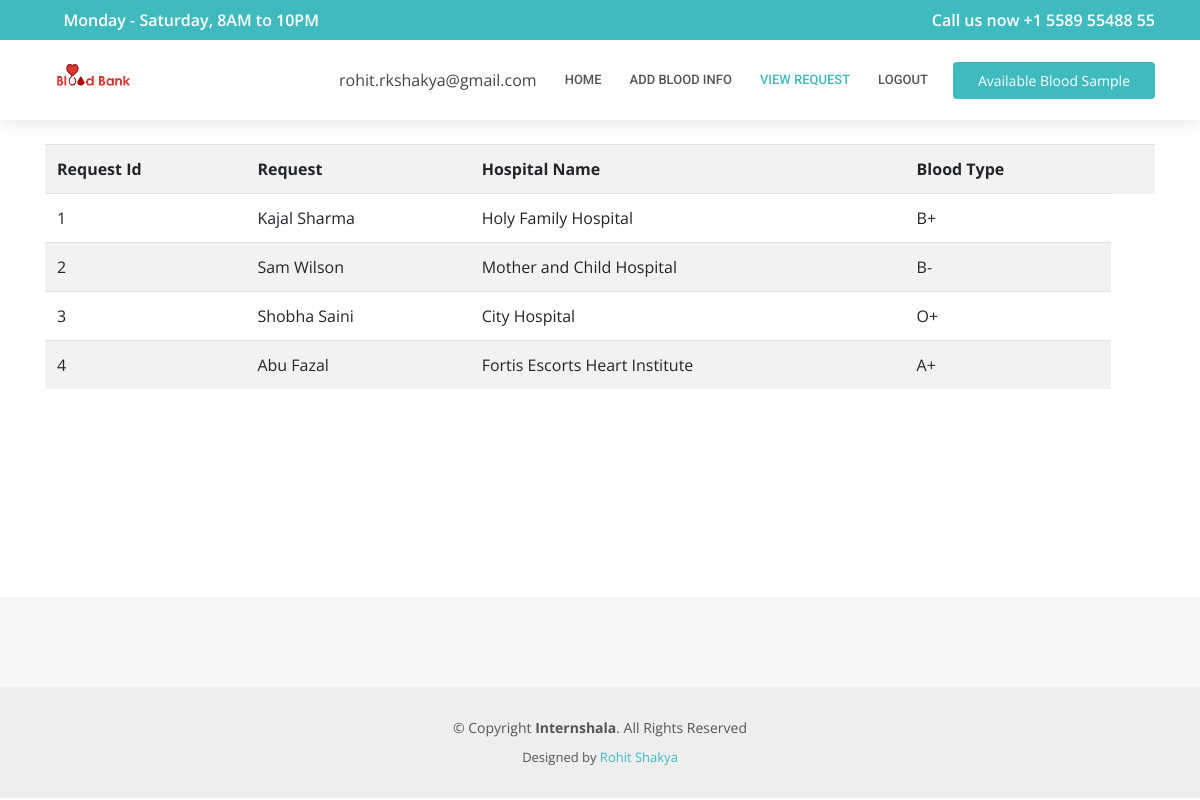
The page /pages/request.php (signed in) on the database its author committed.
### tables this page shows
CREATE TABLE IF NOT EXISTS `request` (
`request_id` int(11) NOT NULL,
  `request_name` varchar(100) ,
  `request_hospital_name` varchar(100),
  `request_blood_type` varchar(100) 
);

### pages/request.php (the view, shortened to what this page needs)
<!DOCTYPE html>
<html lang="en">
<head>
  <link href="../assets/vendor/bootstrap/css/bootstrap.min.css" rel="stylesheet">
  <link href="../assets/vendor/icofont/icofont.min.css" rel="stylesheet">
  <link href="../assets/vendor/boxicons/css/boxicons.min.css" rel="stylesheet">
  <link href="../assets/vendor/animate.css/animate.min.css" rel="stylesheet">
  <link href="../assets/vendor/owl.carousel/assets/owl.carousel.min.css" rel="stylesheet">
  <link href="../assets/vendor/venobox/venobox.css" rel="stylesheet">
  <link href="../assets/vendor/aos/aos.css" rel="stylesheet">
  <link href="../assets/css/style.css" rel="stylesheet">
</head>
<body>
  <div id="topbar" class="d-none d-lg-flex align-items-center fixed-top">
    <div class="container d-flex align-items-center justify-content-between">
      <div class="d-flex align-items-center">
      </div>
      <div class="d-flex align-items-center">
      </div>
    </div>
  </div>
  <main id="main">
  <div id="topbar" class="d-none d-lg-flex align-items-center fixed-top">
    <div class="container d-flex align-items-center justify-content-between">
      <div class="d-flex align-items-center">
        <i class="icofont-clock-time"></i> Monday - Saturday, 8AM to 10PM
      </div>
      <div class="d-flex align-items-center">
        <i class="icofont-phone"></i> Call us now +1 5589 55488 55
      </div>
    </div>
  </div>
  <header id="header" class="fixed-top">
    <div class="container d-flex align-items-center">
      <a href="../index.html" class="logo mr-auto"><img src="../assets/img/logo.png" alt=""></a>
      <?php
          echo $_SESSION['email'];
      ?>
      <nav class="nav-menu d-none d-lg-block">
        <ul>
          <li><a href="./hhome.php">Home</a></li>
          <li><a href="./addbloodinfo.php">Add Blood info</a></li>
          <li  class="active"><a href="./request.php">View Request</a></li>
          <li><a href="./logout.php">Logout</a></li>
        </ul>
      </nav>
    <a href="./view-available-sample.php"  class="appointment-btn scrollto" href="javascript:void(0)" onclick="scrollToDownload()"><span class="d-none d-md-inline">Available Blood Sample</span></a>
</div>
  </header>
  <main id="main">
      <div class="container" data-aos="fade-up">
        <br><br>
                                    <?php
                                      include('../config/dbconn.php');
                                      $query = "SELECT * FROM request";
                                      $result = mysqli_query($dbconn,$query);
                                      ?>
                                      <br><br><br><br>
                                        <table id="" class="table table-condensed table-striped">
                                      <tr>
                                      <th>Request Id</th>
                                      <th>Request</th>
                                      <th>Hospital Name</th>
                                      <th>Blood Type</th>
                                      <th></th>
                                      </tr>
                                    <?php
                                          if($result){
                                            while($res = mysqli_fetch_array($result)) {
                                              echo "<tr>";
                                                echo "<td>".$res['request_id']."</td>";
                                                echo "<td>".$res['request_name']."</td>";
                                                echo "<td>".$res['request_hospital_name']."</td>";
                                              echo "<td>".$res['request_blood_type']."</td>";}}?>
                              </table><br><br><br><br>
                        </div>
  <br><br><br><br>
  </main>
  <footer id="footer">
    <div class="footer-top">
    </div>
    <div class="container">
      <div class="copyright">
        &copy; Copyright <strong><span>Internshala</span></strong>. All Rights Reserved
      </div>
      <div class="credits">
        Designed by <a href="https://rohitshakya.github.io/">Rohit Shakya</a>
      </div>
    </div>
  </footer>
</body>
</html>

### assets/css/style.css (style rules this page uses)
body { font-family: "Open Sans", sans-serif; color: #444444; }
a { color: #3fbbc0; }
#topbar { background: #3fbbc0; color: #fff; height: 40px; font-size: 16px; font-weight: 600; transition: all 0.5s; }
#topbar i { padding-right: 6px; }
#header { background: #fff; transition: all 0.5s; z-index: 997; padding: 20px 0; top: 40px; box-shadow: 0px 2px 15px rgba(0, 0, 0, 0.1); }
#header .logo { font-size: 28px; margin: 0; padding: 0; line-height: 1; font-weight: 600; letter-spacing: 0.5px; text-transform: uppercase; }
#header .logo img { max-height: 40px; }
.nav-menu ul { margin: 0; padding: 0; list-style: none; }
.nav-menu > ul { display: flex; }
.nav-menu > ul > li { position: relative; white-space: nowrap; padding: 10px 0 10px 28px; }
.nav-menu a { display: block; position: relative; color: #555555; transition: 0.3s; font-size: 13px; font-family: "Roboto", sans-serif; text-transform: uppercase; font-weight: 500; }
.nav-menu a:hover, .nav-menu .active > a, .nav-menu li:hover > a { color: #3fbbc0; }
.appointment-btn { margin-left: 25px; background: #3fbbc0; color: #fff; border-radius: 4px; padding: 8px 25px; white-space: nowrap; transition: 0.3s; font-size: 14px; display: inline-block; }
.mobile-nav { position: fixed; top: 55px; right: 15px; bottom: 15px; left: 15px; z-index: 9999; overflow-y: auto; background: #fff; transition: ease-in-out 0.2s; opacity: 0; visibility: hidden; border-radius: 10px; padding: 10px 0; }
.mobile-nav * { margin: 0; padding: 0; list-style: none; }
.mobile-nav a { display: block; position: relative; color: #555555; padding: 10px 20px; font-weight: 500; outline: none; }
.mobile-nav a:hover, .mobile-nav .active > a, .mobile-nav li:hover > a { color: #3fbbc0; text-decoration: none; }
#footer { background: #eeeeee; padding: 0 0 30px 0; color: #555555; font-size: 14px; }
#footer .footer-top { background: #f6f6f6; padding: 60px 0 30px 0; }
#footer .copyright { text-align: center; padding-top: 30px; }
#footer .credits { padding-top: 10px; text-align: center; font-size: 13px; }

### rows shown on the page
request: request_id "1", request_name "Kajal Sharma", request_hospital_name "Holy Family Hospital", request_blood_type "B+"
request: request_id "2", request_name "Sam Wilson", request_hospital_name "Mother and Child Hospital", request_blood_type "B-"
request: request_id "3", request_name "Shobha Saini", request_hospital_name "City Hospital", request_blood_type "O+"
request: request_id "4", request_name "Abu Fazal", request_hospital_name "Fortis Escorts Heart Institute", request_blood_type "A+"

### other values the page prints
$_SESSION['email'] "rohit.rkshakya@gmail.com"
